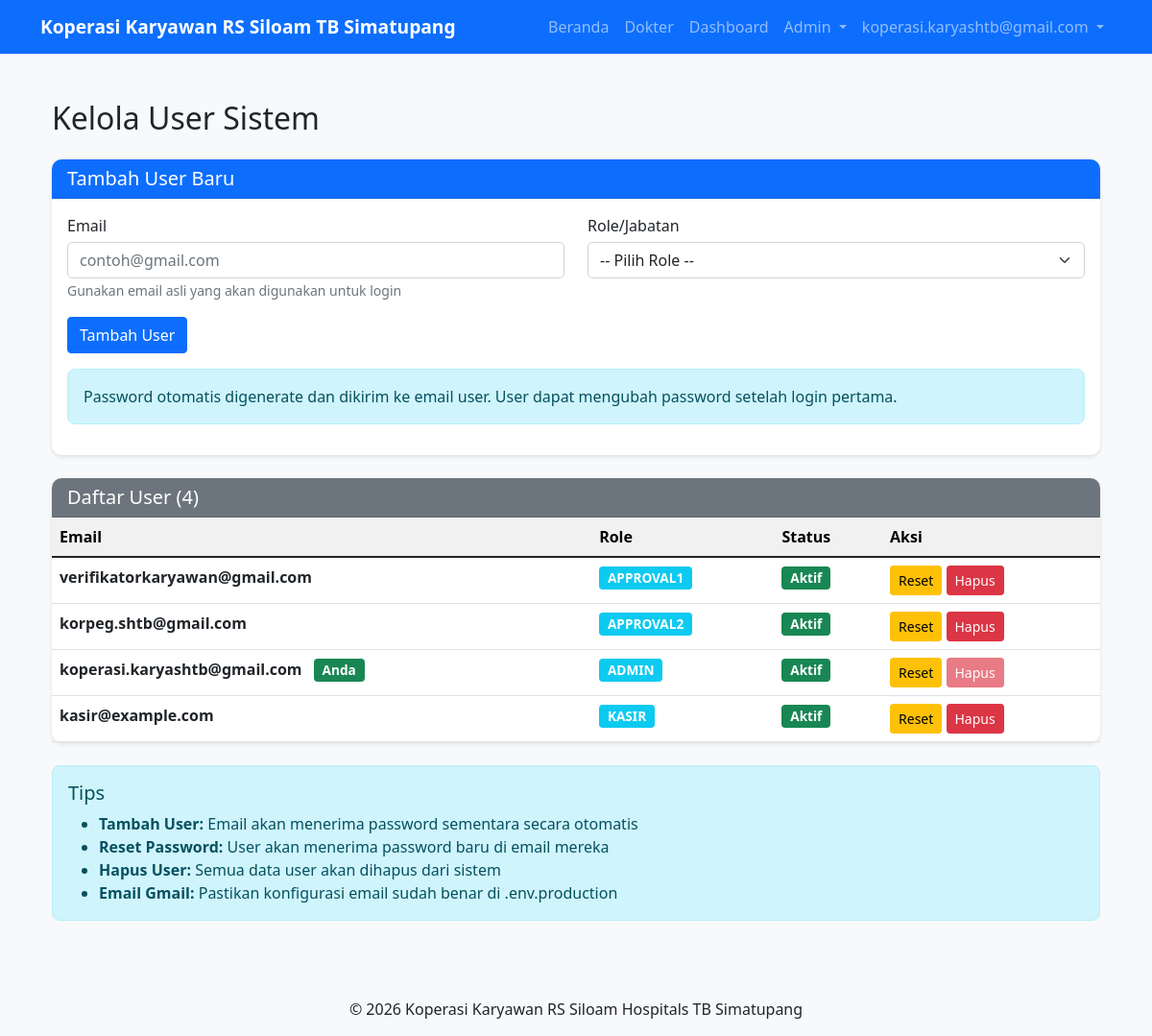
Before: /admin/users (signed in) with the older database file.
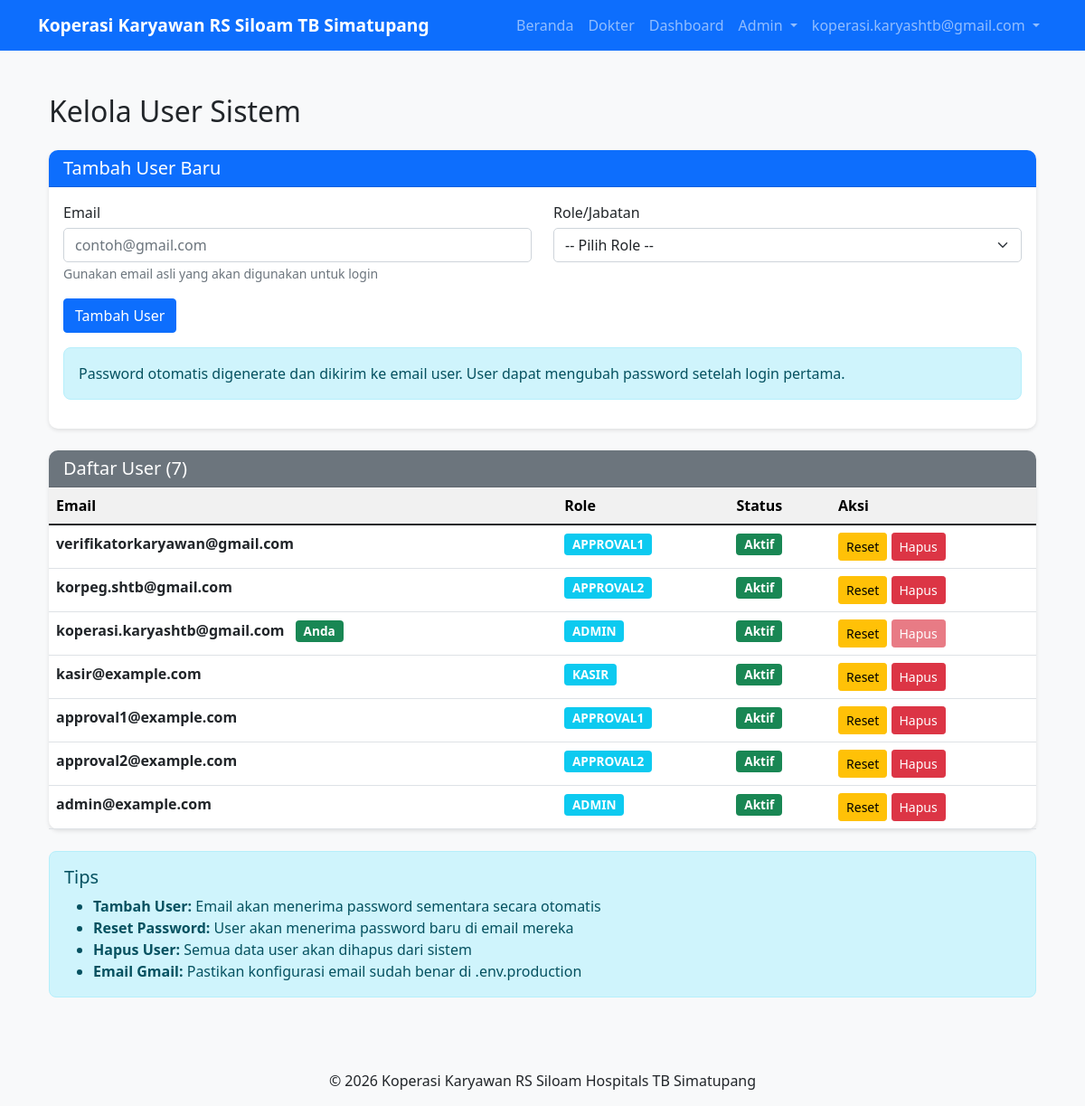
After: the same page with the newer database file.
### koperasi apps/models.py (models this page shows, shortened)
class User(UserMixin, db.Model):
    id = db.Column(db.Integer, primary_key=True)
    email = db.Column(db.String(120), unique=True, nullable=False)
    password_hash = db.Column(db.String(256))
    role = db.Column(db.String(20), default='user')  # user, approval1, approval2, admin
    is_active = db.Column(db.Boolean, default=True)
    created_at = db.Column(db.DateTime, default=datetime.utcnow)

### koperasi apps/app.py (the view, shortened to what this page needs)
@app.route('/admin/users', methods=['GET', 'POST'])
@login_required
def admin_users():
    if current_user.role != 'admin':
        flash('Anda tidak memiliki akses', 'danger')
        return redirect(url_for('dashboard'))
    users = User.query.all()
    role_options = ['user', 'HC', 'KaKop', 'admin', 'kasir']
    return render_template('admin_users.html', users=users, role_options=role_options, current_user_id=current_user.id)

### koperasi apps/app.py (called while the page is built)
@login_manager.user_loader
def load_user(user_id):
    return User.query.get(int(user_id))

### templates/admin_users.html (shortened to what the changed rows need)
{% extends "base.html" %}
{% block content %}
<div class="container mt-5">
    <div class="row">
        <div class="col-md-12">
            <h2 class="mb-4">
                 Kelola User Sistem
            </h2>
            <div class="card">
                <div class="card-header bg-secondary text-white">
                    <h5 class="mb-0">
                         Daftar User ({{ users|length }})
                    </h5>
                </div>
                <div class="table-responsive">
                    <table class="table table-hover mb-0">
                        <thead class="table-light">
                            <tr>
                                <th>Email</th>
                                <th>Role</th>
                                <th>Status</th>
                                <th>Aksi</th>
                            </tr>
                        </thead>
                        <tbody>
                            {% if users %}
                                {% for user in users %}
                                    <tr>
                                        <td>
                                            <strong>{{ user.email }}</strong>
                                            {% if user.id == current_user_id %}
                                                <span class="badge bg-success ms-2">Anda</span>
                                            {% endif %}
                                        </td>
                                        <td>
                                            <span class="badge bg-info">{{ user.role|upper }}</span>
                                        </td>
                                        <td>
                                            {% if user.is_active %}
                                                <span class="badge bg-success">Aktif</span>
                                            {% else %}
                                                <span class="badge bg-secondary">Nonaktif</span>
                                            {% endif %}
                                        </td>
                                        <td>
                                            <form method="POST" class="d-inline" style="display:inline;">
                                                <button type="submit" class="btn btn-sm btn-warning"
                                                        name="action" value="reset_password"
                                                        onclick="return confirm('Reset password user {{ user.email }}?')"
                                                        title="Reset Password">
                                                     Reset
                                                </button>
                                                {% if user.id != current_user_id %}
                                                    <button type="submit" class="btn btn-sm btn-danger"
                                                            name="action" value="delete"
                                                            onclick="return confirm('Hapus user {{ user.email }}? Aksi ini tidak dapat dibatalkan.')"
                                                            title="Hapus User">
                                                         Hapus
                                                    </button>
                                                {% else %}
                                                    <button type="button" class="btn btn-sm btn-danger" disabled>
                                                         Hapus
                                                    </button>
                                                {% endif %}
                                            </form>
                                        </td>
                                    </tr>
                                {% endfor %}
                            {% else %}
                                <tr>
                                    <td colspan="4" class="text-center text-muted py-4">
                                        Tidak ada user terdaftar
                                    </td>
                                </tr>
                            {% endif %}
                        </tbody>
                    </table>
                </div>
            </div>
        </div>
    </div>
</div>
{% endblock %}

### templates/base.html (shortened to what this page needs)
<!DOCTYPE html>
<html lang="id">
<head>
    <link href="https://cdn.jsdelivr.net/npm/bootstrap@5.1.3/dist/css/bootstrap.min.css" rel="stylesheet">
    <link rel="stylesheet" href="{{ url_for('static', filename='css/style.css') }}">
</head>
<body>
    <nav class="navbar navbar-expand-lg navbar-dark bg-primary">
        <div class="container">
            <a class="navbar-brand" href="{{ url_for('index') }}">
                Koperasi Karyawan RS Siloam TB Simatupang
            </a>
            <div class="collapse navbar-collapse" id="navbarNav">
                <ul class="navbar-nav ms-auto">
                    <li class="nav-item">
                        <a class="nav-link" href="{{ url_for('index') }}">Beranda</a>
                    </li>
                    <li class="nav-item">
                        <a class="nav-link" href="{{ url_for('dokter_list') }}">Dokter</a>
                    </li>
                    {% if current_user.is_authenticated %}
                        <li class="nav-item">
                            <a class="nav-link" href="{{ url_for('dashboard') }}">Dashboard</a>
                        </li>
                        {% if current_user.role == 'kasir' %}
                        <li class="nav-item">
                            <a class="nav-link" href="{{ url_for('kasir_dokter') }}">Potong Kupon</a>
                        </li>
                        <li class="nav-item">
                            <a class="nav-link" href="{{ url_for('kasir_riwayat') }}">Riwayat</a>
                        </li>
                        {% elif current_user.role == 'admin' %}
                        <li class="nav-item dropdown">
                            <a class="nav-link dropdown-toggle" href="#" id="adminMenu" role="button" data-bs-toggle="dropdown">
                                Admin
                            </a>
                        </li>
                        {% elif current_user.role in ['approval1', 'approval2'] %}
                        <li class="nav-item">
                            <a class="nav-link" href="{{ url_for('report') }}">Laporan</a>
                        </li>
                        {% endif %}
                        <li class="nav-item dropdown">
                            <a class="nav-link dropdown-toggle" href="#" id="userMenu" role="button" data-bs-toggle="dropdown">
                                {{ current_user.email }}
                            </a>
                        </li>
                    {% else %}
                        <li class="nav-item">
                            <a class="nav-link" href="{{ url_for('login') }}">Login</a>
                        </li>
                    {% endif %}
                </ul>
            </div>
        </div>
    </nav>
    <div class="container mt-4">
        {% block content %}{% endblock %}
    </div>
    <footer class="mt-5 py-3 bg-light">
        <div class="container text-center">
            <p class="mb-0">&copy; 2026 Koperasi Karyawan RS Siloam Hospitals TB Simatupang</p>
        </div>
    </footer>
</body>
</html>

Changed rows visible on the page:
added User: email "approval1@example.com", role "APPROVAL1", is_active "Aktif"
added User: email "approval2@example.com", role "APPROVAL2", is_active "Aktif"
added User: email "admin@example.com", role "ADMIN", is_active "Aktif"
Other visible differences:
{{ users|length }}: "4" → "7"
